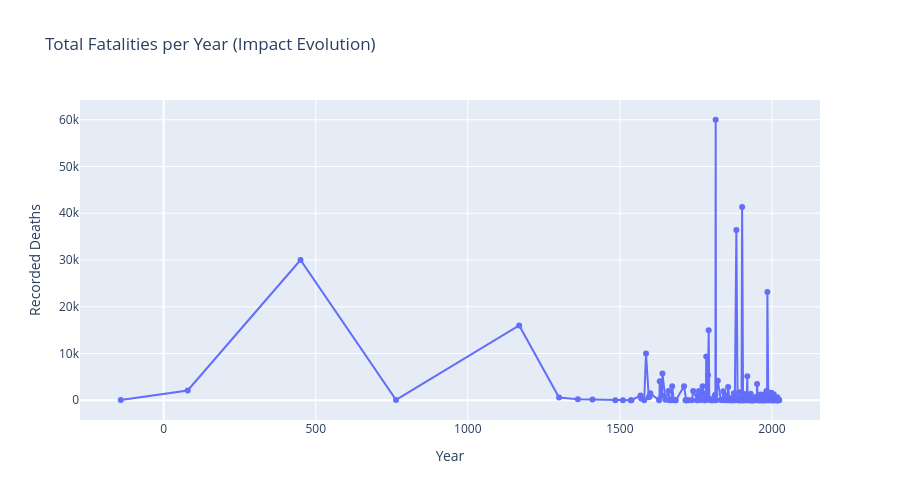

The notebook cell saved with this chart:
### Code cell
import plotly.express as px

def render_deaths_over_time(df):
    """
    Generates a time-series line chart to visualize the temporal trend 
    and volatility of volcanic fatalities throughout history.
    """
    
    # 1. Time-Series Visualization:
    # Initialize a line plot to observe the longitudinal progression of fatalities.
    # - X-Axis: Time dimension (Year)
    # - Y-Axis: Impact metric (Total Deaths)
    fig = px.line(
        df,
        x='Year',
        y='Total Deaths',
        title='Total Fatalities per Year (Impact Evolution)',
        
        # 2. Data Point Visibility:
        # Enable markers to explicitly indicate recorded data points. 
        # This is crucial for 'sparse' datasets where events do not occur 
        # at regular intervals, preventing misinterpretation of the interpolated lines.
        markers=True,
        
        labels={
            'Year': 'Year',
            'Total Deaths': 'Recorded Deaths'
        }
    )

    # 3. Layout Configuration:
    fig.update_layout(height=500)

    return fig

fig = render_deaths_over_time(deaths_year_df)
fig.show()

### Figure 1 — Plotly figure (JSON) as saved in the notebook; plotly's stock layout.template omitted (floating-point values rounded to 4 significant figures; data arrays with more than 128 entries replaced by an {"elided": "..."} marker saying what was removed)
{"data": [{"hovertemplate": "Year=%{x}<br>Recorded Deaths=%{y}<extra></extra>", "legendgroup": "", "line": {"color": "#636efa", "dash": "solid"}, "marker": {"symbol": "circle"}, "mode": "lines+markers", "name": "", "orientation": "v", "showlegend": false, "type": "scatter", "x": {"elided": "213 float values"}, "xaxis": "x", "y": {"elided": "213 float values"}, "yaxis": "y"}], "layout": {"height": 500, "legend": {"tracegroupgap": 0}, "title": {"text": "Total Fatalities per Year (Impact Evolution)"}, "xaxis": {"anchor": "y", "domain": [0, 1], "title": {"text": "Year"}}, "yaxis": {"anchor": "x", "domain": [0, 1], "title": {"text": "Recorded Deaths"}}}}
